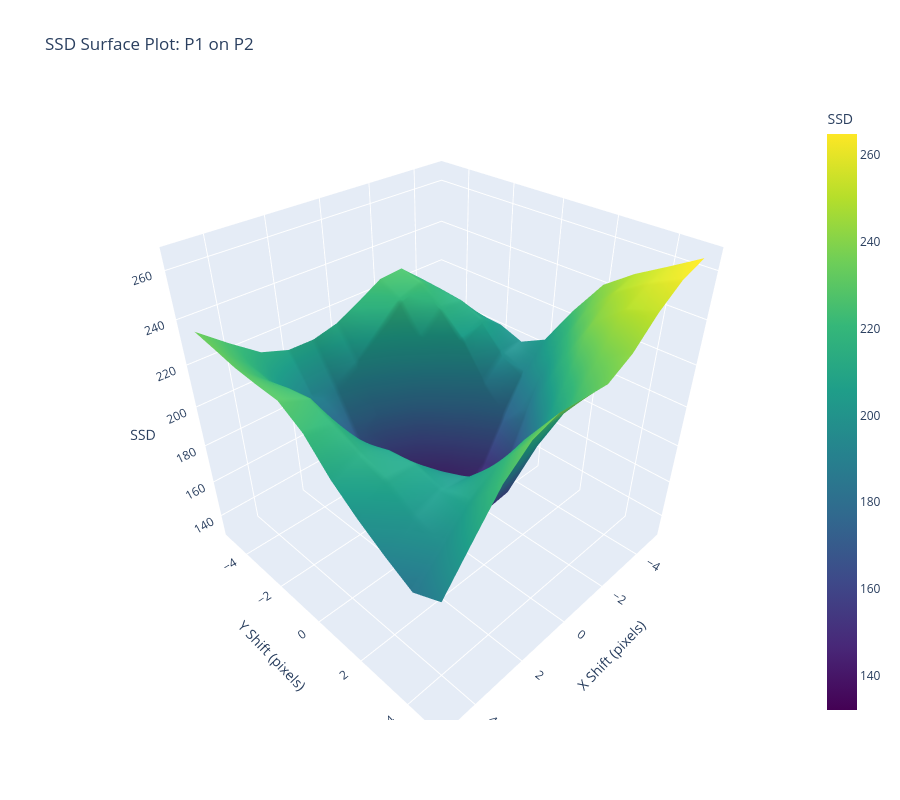

Notebook source saved alongside this figure:
### Code cell
i, j = s+1, s_0+1
fig = go.Figure()
fig.add_surface(x=X, y=Y, z=ssd_curr, colorscale='Viridis', colorbar=dict(title='SSD'))
fig.update_layout(
    title=f'SSD Surface Plot: P{i} on P{j}',
    scene=dict(xaxis=dict(title='X Shift (pixels)'),
                yaxis=dict(title='Y Shift (pixels)'),
                zaxis=dict(title='SSD'),
                aspectmode='cube'),
    width=900, height=800)
fig.show()
